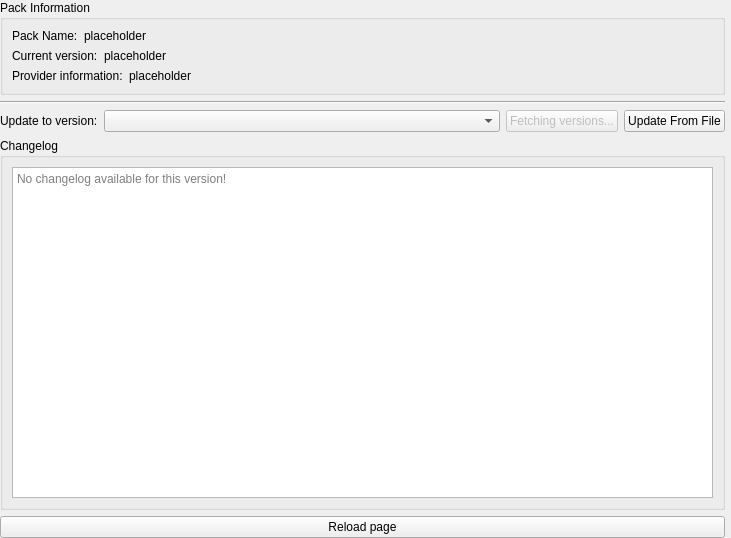
<?xml version="1.0" encoding="UTF-8"?>
<ui version="4.0">
 <class>ManagedPackPage</class>
 <widget class="QWidget" name="ManagedPackPage">
  <property name="geometry">
   <rect>
    <x>0</x>
    <y>0</y>
    <width>731</width>
    <height>538</height>
   </rect>
  </property>
  <layout class="QGridLayout" name="gridLayout">
   <property name="leftMargin">
    <number>0</number>
   </property>
   <property name="topMargin">
    <number>0</number>
   </property>
   <property name="rightMargin">
    <number>6</number>
   </property>
   <property name="bottomMargin">
    <number>0</number>
   </property>
   <item row="0" column="0">
    <layout class="QVBoxLayout" name="verticalLayout_2">
     <item>
      <widget class="QGroupBox" name="packInformationBox">
       <property name="sizePolicy">
        <sizepolicy hsizetype="Preferred" vsizetype="Fixed">
         <horstretch>0</horstretch>
         <verstretch>0</verstretch>
        </sizepolicy>
       </property>
       <property name="title">
        <string>Pack Information</string>
       </property>
       <layout class="QFormLayout" name="formLayout_2">
        <item row="0" column="0">
         <layout class="QHBoxLayout" name="packNameLayout">
          <item>
           <widget class="QLabel" name="packNameLabel">
            <property name="text">
             <string>Pack Name:</string>
            </property>
           </widget>
          </item>
          <item>
           <widget class="QLabel" name="packName">
            <property name="text">
             <string notr="true">placeholder</string>
            </property>
           </widget>
          </item>
         </layout>
        </item>
        <item row="1" column="0">
         <layout class="QHBoxLayout" name="packVersionLayout">
          <item>
           <widget class="QLabel" name="packVersionLabel">
            <property name="text">
             <string>Current version:</string>
            </property>
           </widget>
          </item>
          <item>
           <widget class="QLabel" name="packVersion">
            <property name="cursor">
             <cursorShape>IBeamCursor</cursorShape>
            </property>
            <property name="text">
             <string notr="true">placeholder</string>
            </property>
            <property name="textInteractionFlags">
             <set>Qt::LinksAccessibleByMouse|Qt::TextSelectableByMouse</set>
            </property>
           </widget>
          </item>
         </layout>
        </item>
        <item row="2" column="0">
         <layout class="QHBoxLayout" name="packOriginLayout">
          <item>
           <widget class="QLabel" name="packOriginLabel">
            <property name="text">
             <string>Provider information:</string>
            </property>
           </widget>
          </item>
          <item>
           <widget class="QLabel" name="packOrigin">
            <property name="cursor">
             <cursorShape>IBeamCursor</cursorShape>
            </property>
            <property name="text">
             <string notr="true">placeholder</string>
            </property>
            <property name="textFormat">
             <enum>Qt::RichText</enum>
            </property>
            <property name="openExternalLinks">
             <bool>true</bool>
            </property>
            <property name="textInteractionFlags">
             <set>Qt::LinksAccessibleByMouse|Qt::TextSelectableByMouse</set>
            </property>
           </widget>
          </item>
         </layout>
        </item>
       </layout>
      </widget>
     </item>
     <item>
      <widget class="Line" name="line">
       <property name="orientation">
        <enum>Qt::Horizontal</enum>
       </property>
      </widget>
     </item>
     <item>
      <layout class="QHBoxLayout" name="horizontalLayout">
       <item>
        <widget class="QLabel" name="updateToVersionLabel">
         <property name="sizePolicy">
          <sizepolicy hsizetype="Fixed" vsizetype="Preferred">
           <horstretch>0</horstretch>
           <verstretch>0</verstretch>
          </sizepolicy>
         </property>
         <property name="text">
          <string>Update to version:</string>
         </property>
        </widget>
       </item>
       <item>
        <widget class="QComboBox" name="versionsComboBox"/>
       </item>
       <item>
        <widget class="QPushButton" name="updateButton">
         <property name="enabled">
          <bool>false</bool>
         </property>
         <property name="sizePolicy">
          <sizepolicy hsizetype="Fixed" vsizetype="Fixed">
           <horstretch>0</horstretch>
           <verstretch>0</verstretch>
          </sizepolicy>
         </property>
         <property name="text">
          <string>Fetching versions...</string>
         </property>
        </widget>
       </item>
       <item>
        <widget class="QPushButton" name="updateFromFileButton">
         <property name="sizePolicy">
          <sizepolicy hsizetype="Fixed" vsizetype="Fixed">
           <horstretch>0</horstretch>
           <verstretch>0</verstretch>
          </sizepolicy>
         </property>
         <property name="text">
          <string>Update From File</string>
         </property>
        </widget>
       </item>
      </layout>
     </item>
     <item>
      <widget class="QGroupBox" name="changelogBox">
       <property name="sizePolicy">
        <sizepolicy hsizetype="Preferred" vsizetype="Expanding">
         <horstretch>0</horstretch>
         <verstretch>0</verstretch>
        </sizepolicy>
       </property>
       <property name="title">
        <string>Changelog</string>
       </property>
       <layout class="QVBoxLayout" name="verticalLayout_3">
        <item>
         <widget class="ProjectDescriptionPage" name="changelogTextBrowser">
          <property name="placeholderText">
           <string>No changelog available for this version!</string>
          </property>
          <property name="openLinks">
           <bool>false</bool>
          </property>
         </widget>
        </item>
       </layout>
      </widget>
     </item>
    </layout>
   </item>
   <item row="1" column="0">
    <widget class="QPushButton" name="reloadButton">
     <property name="text">
      <string>Reload page</string>
     </property>
    </widget>
   </item>
  </layout>
 </widget>
 <customwidgets>
  <customwidget>
   <class>ProjectDescriptionPage</class>
   <extends>QTextBrowser</extends>
   <header>ui/widgets/ProjectDescriptionPage.h</header>
  </customwidget>
 </customwidgets>
 <resources/>
 <connections/>
</ui>
